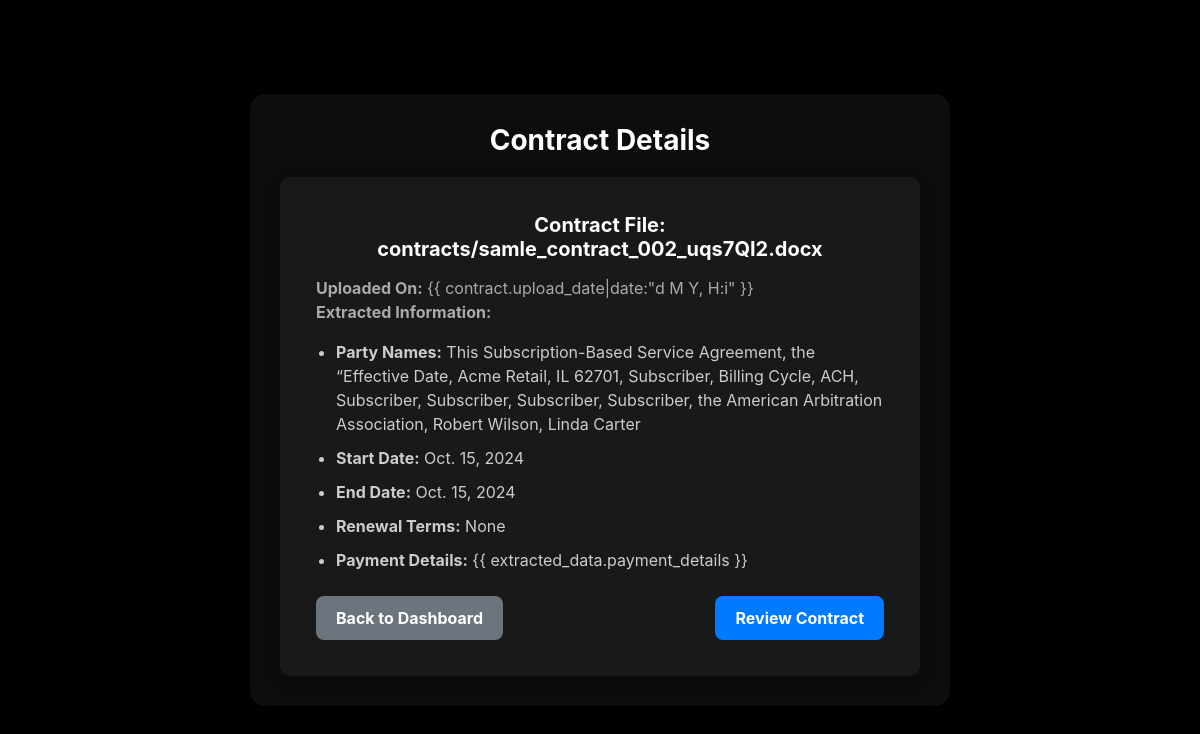
Page /contracts/details/29/ (signed in) on the committed database.
### contracts/models.py (models this page shows, shortened)
class Contract(models.Model):
    user = models.ForeignKey(User, on_delete=models.CASCADE)
    file = models.FileField(upload_to='contracts/')
    upload_date = models.DateTimeField(auto_now_add=True)

class ExtractedData(models.Model):
    contract = models.OneToOneField(Contract, on_delete=models.CASCADE)
    party_names = models.TextField(null=True, blank=True)
    start_date = models.DateField(null=True, blank=True)
    end_date = models.DateField(null=True, blank=True)
    renewal_terms = models.TextField(null=True, blank=True)
    payment_details = models.TextField(null=True, blank=True)

### contracts/views.py (the view)
# urls.py: path('details/<int:pk>/', views.contract_details, name='contract_details'),  # New detail view
@login_required
def contract_details(request, pk):
    contract = get_object_or_404(Contract, pk=pk, user=request.user)
    extracted_data = ExtractedData.objects.filter(contract=contract).first()
    return render(request, 'contracts/contract_details.html', {
        'contract': contract,
        'extracted_data': extracted_data,
    })

### contracts/templates/contracts/contract_details.html (shortened to what this page needs)
<!DOCTYPE html>
<html lang="en">
  <head>
    <link
      href="https://cdn.jsdelivr.net/npm/bootstrap@5.3.0-alpha1/dist/css/bootstrap.min.css"
      rel="stylesheet"
    />
  </head>
  <body>
    <div class="container">
      <h1>Contract Details</h1>
      <div class="card">
        <div class="card-body">
          <h5 class="card-title">Contract File: {{ contract.file.name }}</h5>
          <p class="card-text">
            <strong>Uploaded On:</strong> {{ contract.upload_date|date:"d M Y,
            H:i" }}<br />
            <strong>Extracted Information:</strong>
          </p>
          {% if extracted_data %}
          <ul>
            <li>
              <strong>Party Names:</strong> {{ extracted_data.party_names }}
            </li>
            <li>
              <strong>Start Date:</strong> {{ extracted_data.start_date }}
            </li>
            <li><strong>End Date:</strong> {{ extracted_data.end_date }}</li>
            <li>
              <strong>Renewal Terms:</strong> {{ extracted_data.renewal_terms }}
            </li>
            <li>
              <strong>Payment Details:</strong> {{
              extracted_data.payment_details }}
            </li>
          </ul>
          {% else %}
          <p class="card-text">
            No extracted data available for this contract.
          </p>
          {% endif %}
          <div class="d-flex justify-content-between mt-4">
            <a href="{% url 'dashboard' %}" class="btn btn-secondary"
              >Back to Dashboard</a
            >
            <a
              href="{% url 'review_contract' contract.id %}"
              class="btn btn-primary"
              >Review Contract</a
            >
          </div>
        </div>
      </div>
    </div>
  </body>
</html>

### contracts/templates/contracts/contract_details.html (style rules this page uses)
body { background-color: #000; color: #fff; font-family: "SF Pro Display", sans-serif; margin: 0; padding: 0; display: flex; justify-content: center; align-items: center; min-height: 100vh; text-align: center; }
.container { max-width: 700px; width: 100%; padding: 30px; background: rgba(255, 255, 255, 0.05); border-radius: 15px; box-shadow: 0 10px 25px rgba(0, 0, 0, 0.5); animation: fadeIn 1s ease-in-out; }
h1 { font-size: 28px; font-weight: bold; margin-bottom: 20px; color: #fff; }
.card { background: rgba(255, 255, 255, 0.05); border: none; padding: 20px; border-radius: 10px; box-shadow: 0 5px 15px rgba(0, 0, 0, 0.3); }
.card-title { font-size: 20px; font-weight: bold; color: #fff; margin-bottom: 15px; }
.card-text { font-size: 16px; color: #aaa; text-align: left; }
ul { padding-left: 20px; text-align: left; }
li { font-size: 16px; color: #ccc; margin-bottom: 10px; }
.btn-primary, .btn-secondary { padding: 10px 20px; font-size: 16px; font-weight: bold; border-radius: 8px; border: none; transition: all 0.3s ease; }
.btn-primary { background-color: #007bff; color: #fff; }
.btn-secondary { background-color: #6c757d; color: #fff; }

### rows in the picture
Contract: file.name "contracts/samle_contract_002_uqs7QI2.docx"
ExtractedData: party_names "This Subscription-Based Service Agreement, the “Effective Date, Acme Retail, IL 62701, Subscriber, Billing Cycle, ACH, Subscriber, Subscriber, Subscriber, Subscriber, the American Arbitration Association, Robert Wilson, Linda Carter", start_date "Oct. 15, 2024", end_date "Oct. 15, 2024", renewal_terms "None"
